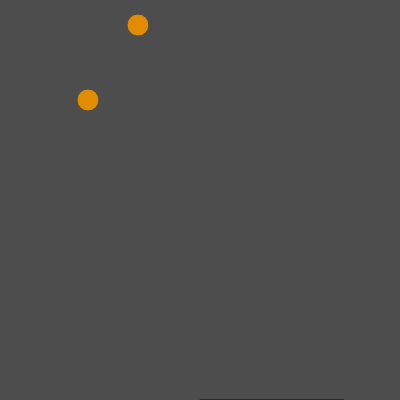
Frame 1 (no input)
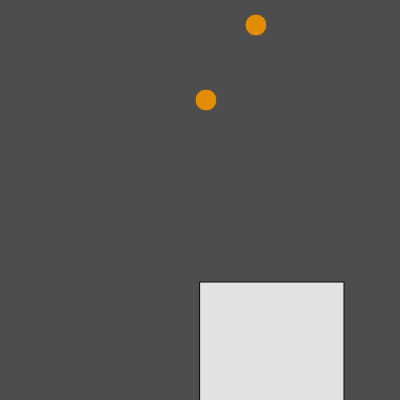
Frame 60 (no input)
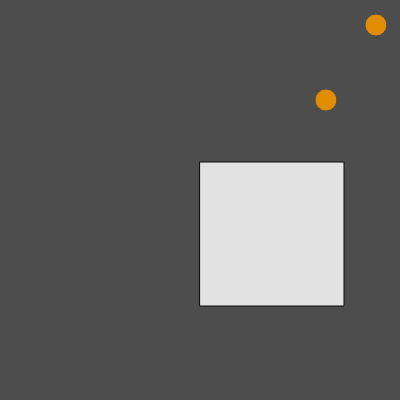
Frame 120 (the mouse pressed at the canvas centre since frame 60)

The p5.js sketch that drew these frames (run headless with seeded random() and noise() and a simulated clock; from frame 60 on, the mouse is pressed at the canvas centre):

// p5.js sketch
// ── sketch.js
/*
Created by Dawn C. Hayes March 2017
Modified by Lisa Marie Goicochea May 2017
*/

var circX = 88; // changed value to 88
var circY = 100; // changed value to 100
var circStroke = 75; // value of circle outline
var circR = 226; // value of R from RGB
var circG = 141; //value of G from RGB 
var circB = 1; //value of B from RGB
var circSize = 22; // size of the circle
var recX = 200; //value of 200
var recY = 400; //value of 400
var recStroke = 11; // color value of stroke
var recCol = 226;// value of recCol
var recSize = 144; // size of rectangle
var canvBG; // background
canvBG = 77, 77, 77; // values for color of background
var speed = 2; // defined value of speed

function setup() {
  createCanvas(400, 400);
}

function draw() {
  background(canvBG);// color of background
  stroke(circStroke); // outline of circle
  fill(circR, circG, circB); // inside of circle
  ellipse(circX, circY, circSize, circSize); // coordinates for bottom circle
  ellipse(circX + 50, circY - 75, circSize, circSize); // coordinates for top circle
  fill(circR, circG, circB, 135); // inside of circle
  
  circX = circX + speed;
  
    stroke(recStroke);
    fill(recCol); // inside of circle
    rect(recX, recY, recSize, recSize); // rectangle
  
  recY = recY - speed;
  
  if(circX > width || circX < 0) {
    
    speed = speed *-1; // modifying speed into the negative / opposite direction
    
  }
  
}
